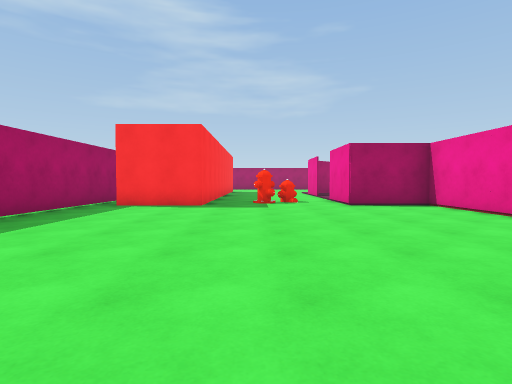
View 1 (above)

24 first-person views from a walk through a 3-D level made in the Unity game engine. The camera is 1.2 m above the floor, tilts 2° down and sees 80° across. Doors are open. The floor is counted in squares, 2 m on a side. Each view is taken from the middle of a square. On the plan, view 1 faces up. The plan holds only what a view shows up to about 9 squares ahead; the rest is blank. The place goes on beyond the plan. The player character is not drawn. Some surface patterns are stand-ins.

View 2
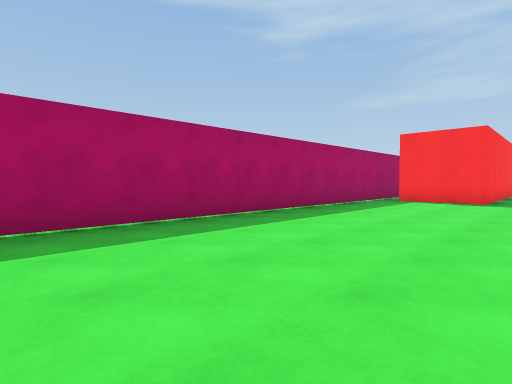

View 3
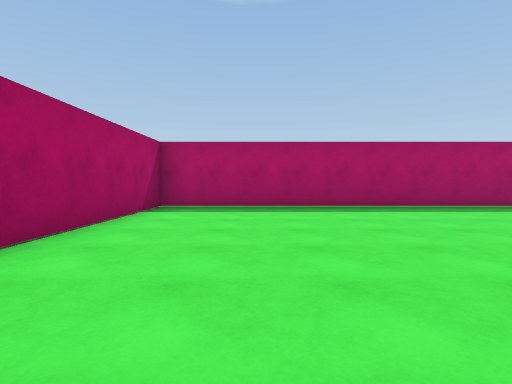

View 4
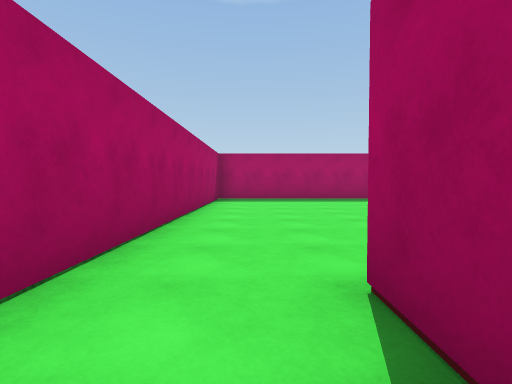

View 5
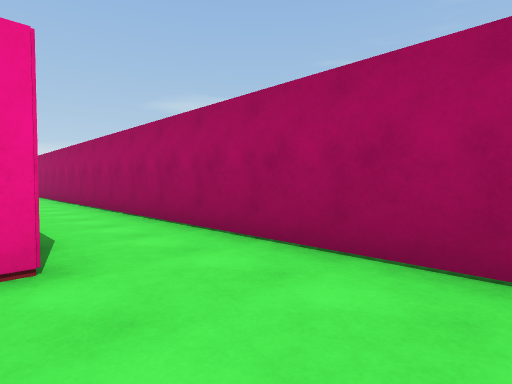

View 6
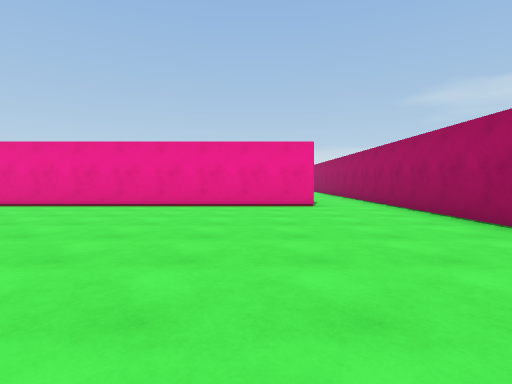

View 7
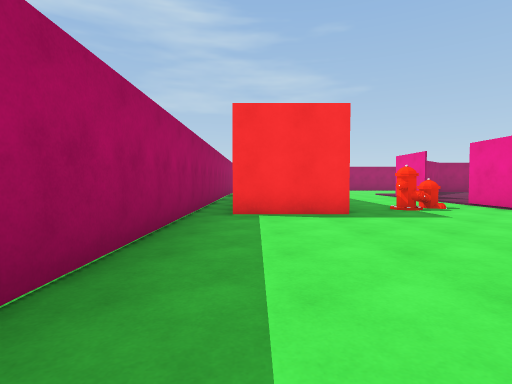

View 8
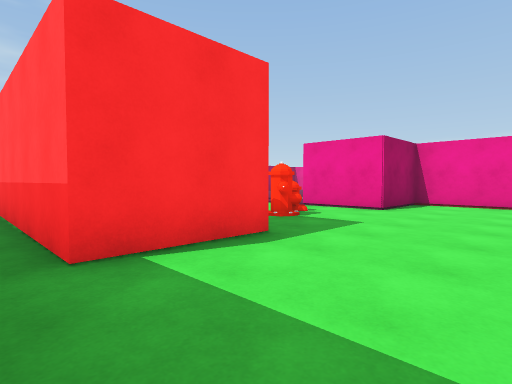

View 9
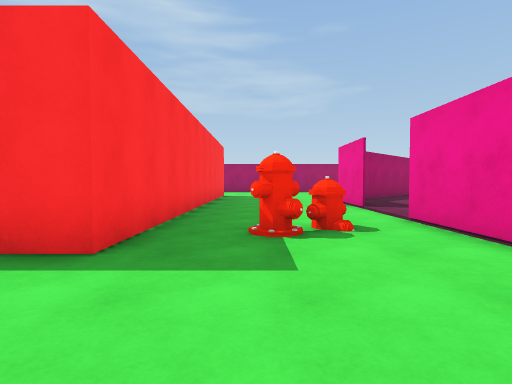

View 10
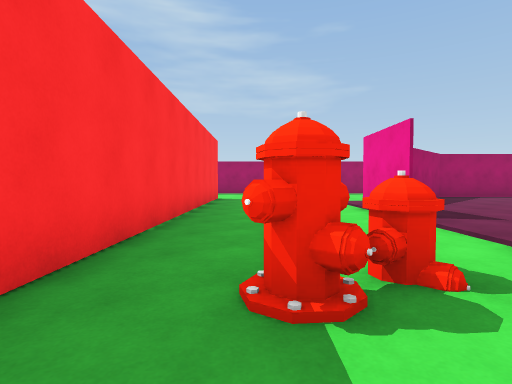

View 11
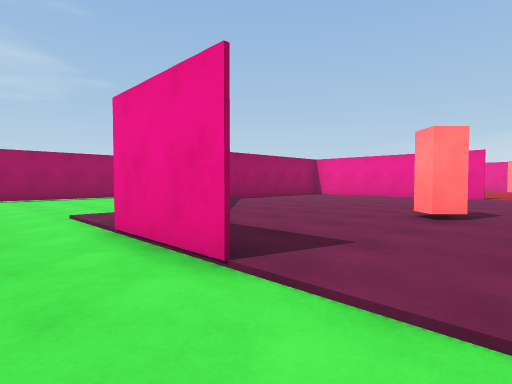

View 12
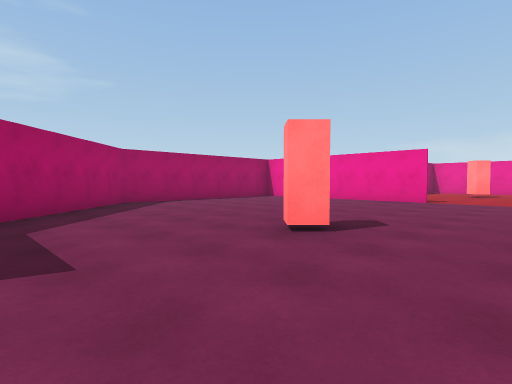

View 13
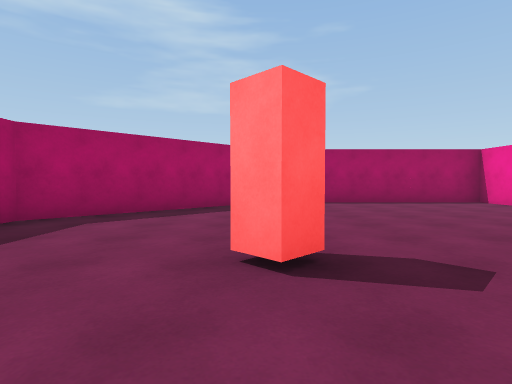

View 14
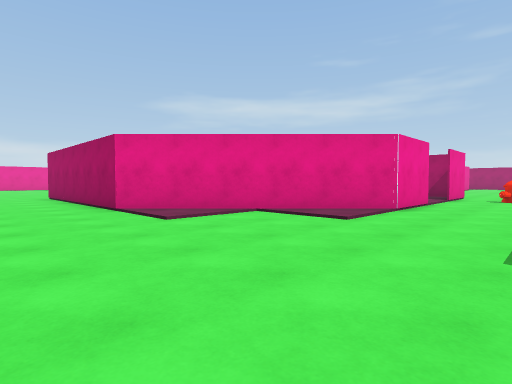

View 15
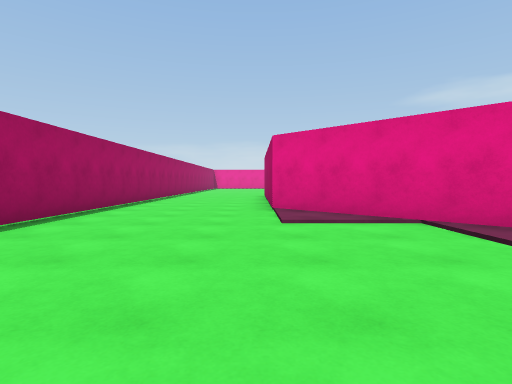

View 16
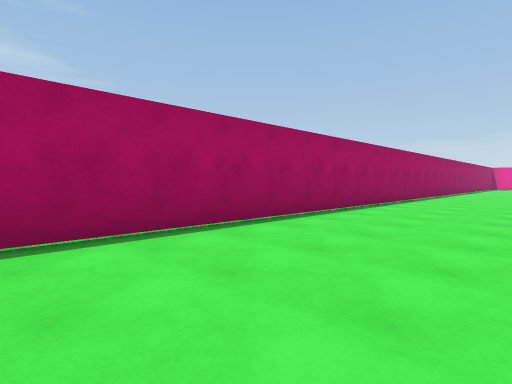

View 17
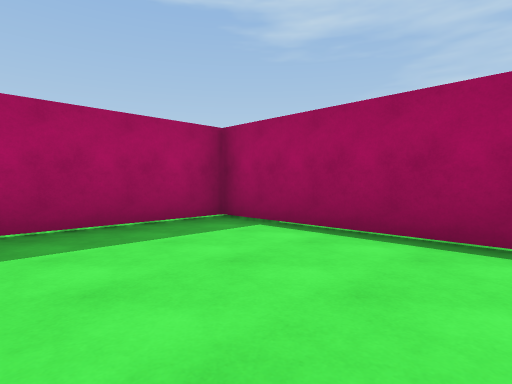

View 18
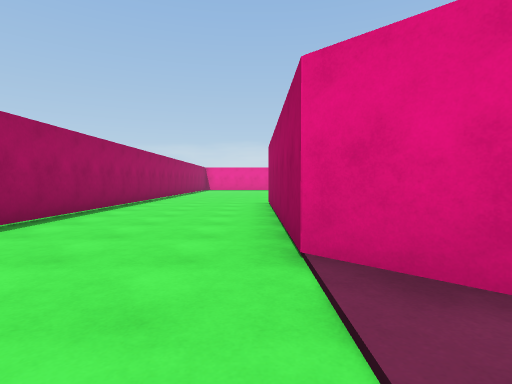

View 19
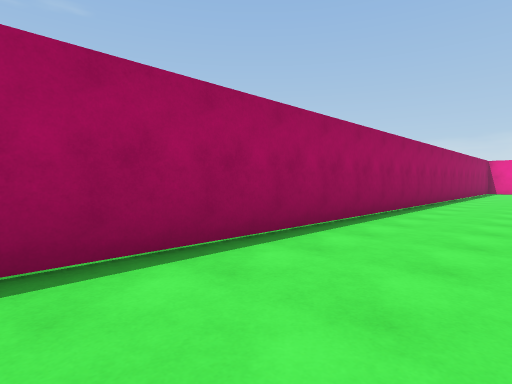

View 20
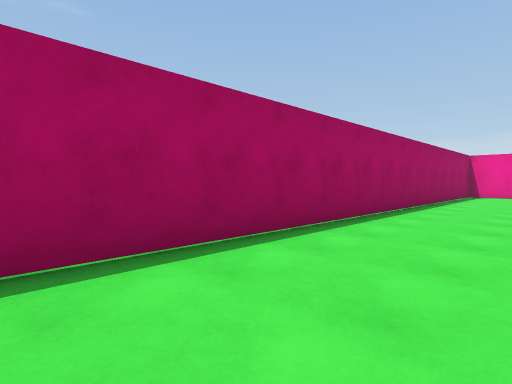

View 21
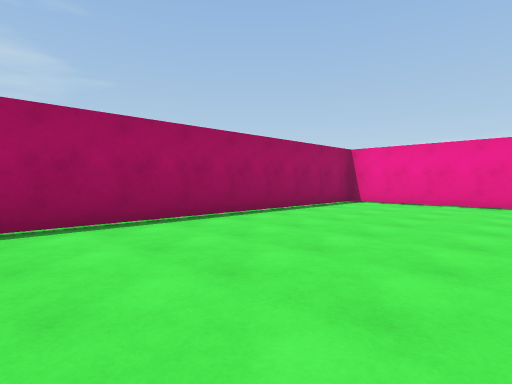

View 22
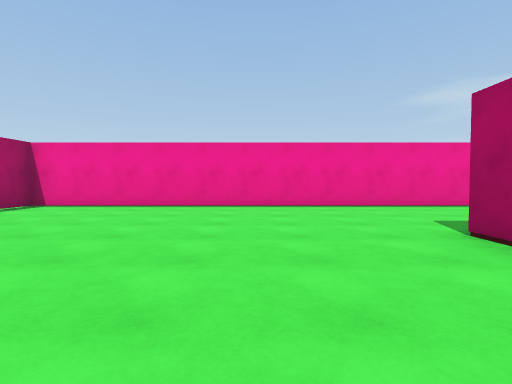

View 23
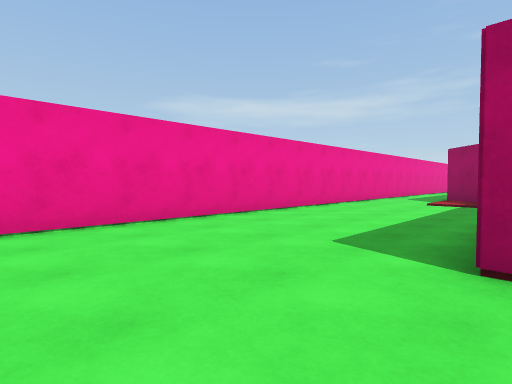

View 24
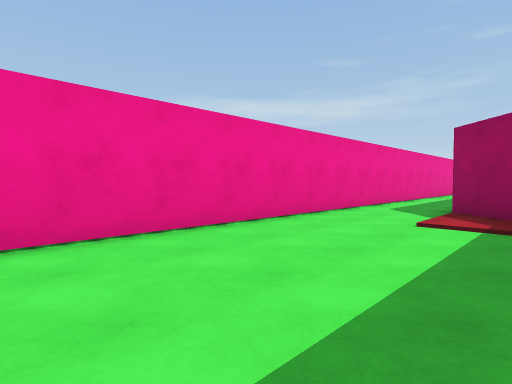

### Floor plan
Points are (right, up) in squares from view 1. A wall is a line through its corners. A room is listed if a view was taken in it or the views show most of it. See-through windows are left out.
Room 1 (views 1, 2, 3, 4, 5, 6, 7, 8, 9, 10, 11, 14, 15, 16, 17, 18, 19, 20, 21, 22, 23, 24)
walls: (4.3, 5.1) (4.3, 7.5) (2.3, 7.5) (2.3, 9.8); (2.3, 11.6) (2.3, 13.6) (6.3, 17.7) (12, 17.7); (-4.2, 10.9) (-4.2, -6.2) (12.5, -6.2); (-1.3, 15.9) (-1.3, 7.5) (-3.4, 7.5) (-3.4, 11.8); (5.4, -4.4) (4.3, -4.4) (4.3, 3.3); (19.8, 13.7) (20.4, 13.7); (21.4, 6.6) (22.4, 5.6); (24.3, 2.5) (24.3, 21.4) (-4.2, 21.4) (-4.2, 18.3)
ways out: open door at (2.3, 10.7) to room 2
objects: other object (0, 8) to (0, 9); other object (1, 9)
Room 2 (views 12, 13)
walls: (12.3, 11.6) (12.3, 12.5); (12.3, 16.5) (12.3, 17.6) (6.4, 17.6) (2.3, 13.5)
ways out: open door at (2.3, 10.7) to room 1; open door at (12.3, 10.7)
objects: other object (6, 11)

Positions as (right, up) in squares from view 1, and headings:
1: (0, 0), facing up
2: (0, -2), facing up-left
3: (3, -4), facing left
4: (6, -5), facing left
5: (2, -4), facing down-right
6: (-3, -3), facing right
7: (-3, 2), facing up
8: (-4, 5), facing up-right
9: (0, 5), facing up
10: (0, 7), facing up
11: (1, 10), facing up-right
12: (3, 9), facing up-right
13: (6, 9), facing up
14: (0, 20), facing down-right
15: (0, 18), facing right
16: (-2, 18), facing up-right
17: (0, 18), facing up-left
18: (4, 18), facing right
19: (7, 19), facing up-right
20: (11, 19), facing up-right
21: (16, 17), facing up-right
22: (17, 16), facing right
23: (20, 16), facing down-right
24: (21, 12), facing down-right
